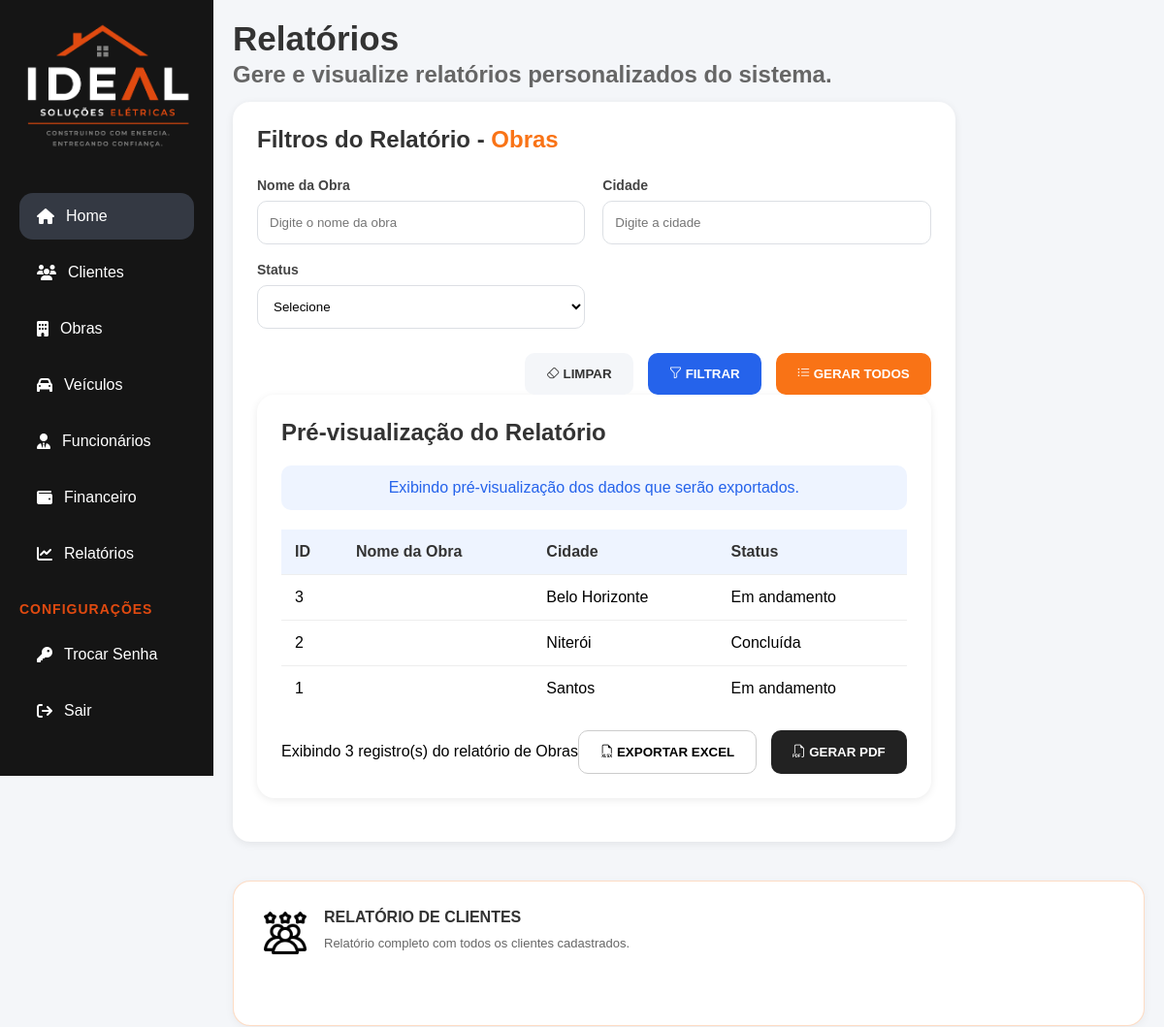
Page /public/index.php?url=relatorios&relatorio=obras (signed in, upper part) on the earlier database version.
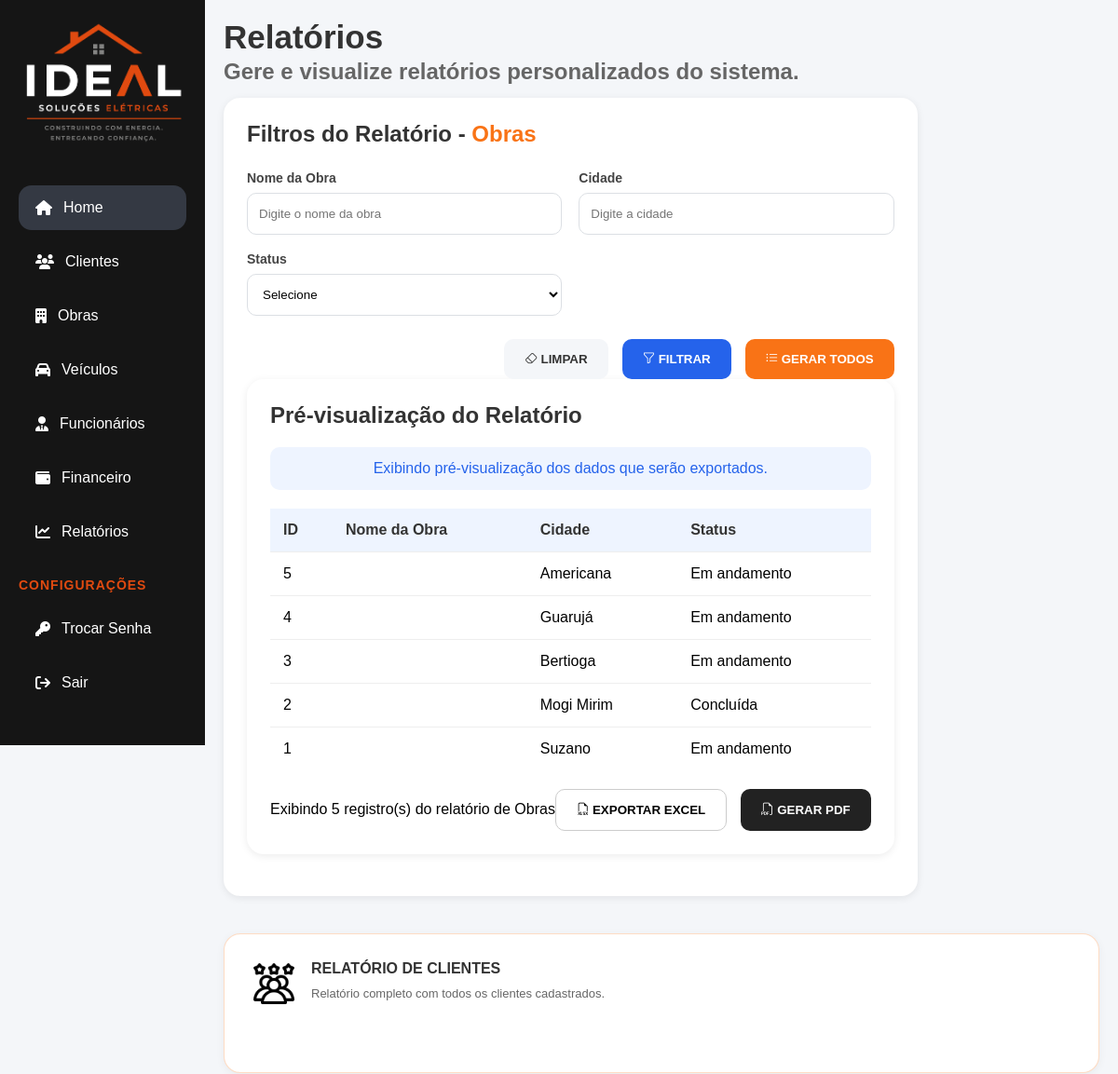
Same page on the later database version.
### tables this page shows
CREATE TABLE obra (
    idObra INT AUTO_INCREMENT PRIMARY KEY,
    idCliente INT NOT NULL,
    dataInicio DATETIME NOT NULL,
    dataFim DATETIME,
    status ENUM('Em andamento', 'Concluída', 'Cancelada') NOT NULL,
    estado CHAR(2) NOT NULL,
    cidade VARCHAR(45) NOT NULL,
    cep CHAR(8) NOT NULL,
    logradouro VARCHAR(80) NOT NULL,
    endereco VARCHAR(50) NOT NULL,
    numero CHAR(4) NOT NULL,
    complemento VARCHAR(45),
    contrato VARCHAR(45),
    observacoes TEXT,
    
      CONSTRAINT fk_obra_cliente
      FOREIGN KEY (idCliente)
      REFERENCES cliente(idCliente)

);

### app/Controllers/RelatoriosController.php (called while the page is built, shortened)
<?php
class RelatoriosController
{
    public function index()
    {
        $tiposRelatorios = [
            'clientes' => 'Clientes',
            'funcionarios' => 'Funcionários',
            'obras' => 'Obras',
            'veiculos' => 'Veículos',
            'financeiro' => 'Financeiro'
        ];
        $relatorio = $_GET['relatorio'] ?? 'funcionarios';
        $tipoSelecionado = $tiposRelatorios[$relatorio];
        $dados = $this->buscarRelatorio($relatorio);
        require_once __DIR__ . '/../Views/relatorios/index.php';
    }
    private function buscarRelatorio(string $tipo): array
    {
        $dados = [];
        switch ($tipo) {
            case 'obras':
                $dados = $this->gerarRelatorioObras();
                break;
        }
        return $dados;
    }
    private function gerarRelatorioObras(): array
    {
        $obraModel = new Obra();
        $nomeFiltro = $_POST['nomeObra'] ?? '';
        $statusFiltro = $_POST['statusObra'] ?? '';
        if (!empty($nomeFiltro) || !empty($statusFiltro)) {
            $obras = $obraModel->buscarComFiltros($nomeFiltro, $statusFiltro);
        } else {
            $obras = $obraModel->listar();
        }
        return [
            'tipo' => 'obras',
            'dados' => $obras ?? [],
            'total' => count($obras ?? [])
        ];
    }
}

### app/Models/Obra.php (called while the page is built, shortened)
<?php
class Obra
{
    private PDO $pdo;
    public function __construct()
    {
        $conexao = new Conexao();
        $this->pdo = $conexao->getConnection();
    }
    public function listar(): array
    {
        $sql = "SELECT * FROM obra ORDER BY idObra DESC";
        $stmt = $this->pdo->query($sql);
        return $stmt->fetchAll(PDO::FETCH_ASSOC);
    }
}

### app/Config/Conexao.php (called while the page is built, shortened)
<?php
class Conexao
{
    private $host = 'localhost';
    private $db_name = 'empreiteira';
    private $username = 'root';
    private $password = '';
    private $port = '3306';
    public function getConnection()
    {
        $this->conn = null;
        try {
            $dsn = 'mysql:host=' . $this -> host . ';port=' . $this -> port . ';dbname=' . $this -> db_name .';charset=utf8';
            $this -> conn = new PDO($dsn, $this -> username, $this -> password);
            $this -> conn -> setAttribute(PDO::ATTR_ERRMODE, PDO::ERRMODE_EXCEPTION);
        } catch (Throwable $e) {
            error_log('Erro de conexão com o banco: ' . $e->getMessage());
        }
        return $this -> conn;
    }
}

### app/Views/relatorios/index.php (the view, shortened to what the rows shown need)
<?php
require_once __DIR__ . '/../includes/header.php';
?>
<link rel="stylesheet" href="https://cdn.jsdelivr.net/npm/bootstrap-icons@1.11.3/font/bootstrap-icons.min.css">
<link rel="stylesheet" href="/ideal/public/assets/css/dashboard.css">
<link rel="stylesheet" href="/ideal/public/assets/css/variables.css">
<link rel="stylesheet" href="/ideal/public/assets/css/relatorios.css?v=<?= time() ?>">
</head>
<body>
    <div class="dashboard-container">
        <main class="main-content">
            <div class="relatorios-container">
                <div class="titulo-pagina">
                    <h1>Relatórios</h1>
                </div>
                <div class="conteudo-relatorios">
                    <section class="painel-relatorio">
                        <div class="card card-filtros">
                            <h2>
                                Filtros do Relatório -
                                <span><?= $tipoSelecionado ?></span>
                            </h2>
                            <div class="card card-preview">
                                <h2>
                                    Pré-visualização do Relatório
                                </h2>
                                <div class="tabela-container">
                                    <table>
                                        <thead>
                                            <?php if ($relatorio == 'clientes'): ?>
                                                <tr>
                                                    <th>ID</th>
                                                    <th>Nome</th>
                                                    <th>CPF</th>
                                                    <th>CNPJ</th>
                                                    <th>Status</th>
                                                </tr>
                                            <?php elseif ($relatorio == 'obras'): ?>
                                                <tr>
                                                    <th>ID</th>
                                                    <th>Nome da Obra</th>
                                                    <th>Cidade</th>
                                                    <th>Status</th>
                                                </tr>
                                            <?php endif; ?>
                                        </thead>
                                        <tbody>
                                            <?php if (!empty($dados['dados'])): ?>
                                                <?php foreach ($dados['dados'] as $linha): ?>
                                                    <tr>
                                                        <?php if ($relatorio == 'clientes'): ?>
                                                            <td><?= htmlspecialchars($linha['idCliente'] ?? '') ?></td>
                                                            <td><?= htmlspecialchars($linha['nomeCliente'] ?? '') ?></td>
                                                            <td><?= htmlspecialchars($linha['cpf'] ?? '') ?></td>
                                                            <td><?= htmlspecialchars($linha['cnpj'] ?? '') ?></td>
                                                            <td><?= htmlspecialchars($linha['status'] ?? '') ?></td>
                                                        <?php elseif ($relatorio == 'obras'): ?>
                                                            <td><?= htmlspecialchars($linha['idObra'] ?? '') ?></td>
                                                            <td><?= htmlspecialchars($linha['nomeObra'] ?? '') ?></td>
                                                            <td><?= htmlspecialchars($linha['cidade'] ?? '') ?></td>
                                                            <td><?= htmlspecialchars($linha['status'] ?? '') ?></td>
                                                        <?php endif; ?>
                                                    </tr>
                                                <?php endforeach; ?>
                                            <?php endif; ?>
                                        </tbody>
                                    </table>
                                </div>
                            </div>
                    </section>
                </div>
            </div>
        </main>
    </div>
</body>
</html>

Differences in the rows shown:
added obra: idObra "5", cidade "Americana", status "Em andamento"
added obra: idObra "4", cidade "Guarujá", status "Em andamento"
changed obra id 3: cidade "Belo Horizonte" → "Bertioga"
changed obra "Concluída": cidade "Niterói" → "Mogi Mirim"
changed obra id 1: cidade "Santos" → "Suzano"
Other differences:
$dados['total']: "3" → "5"
